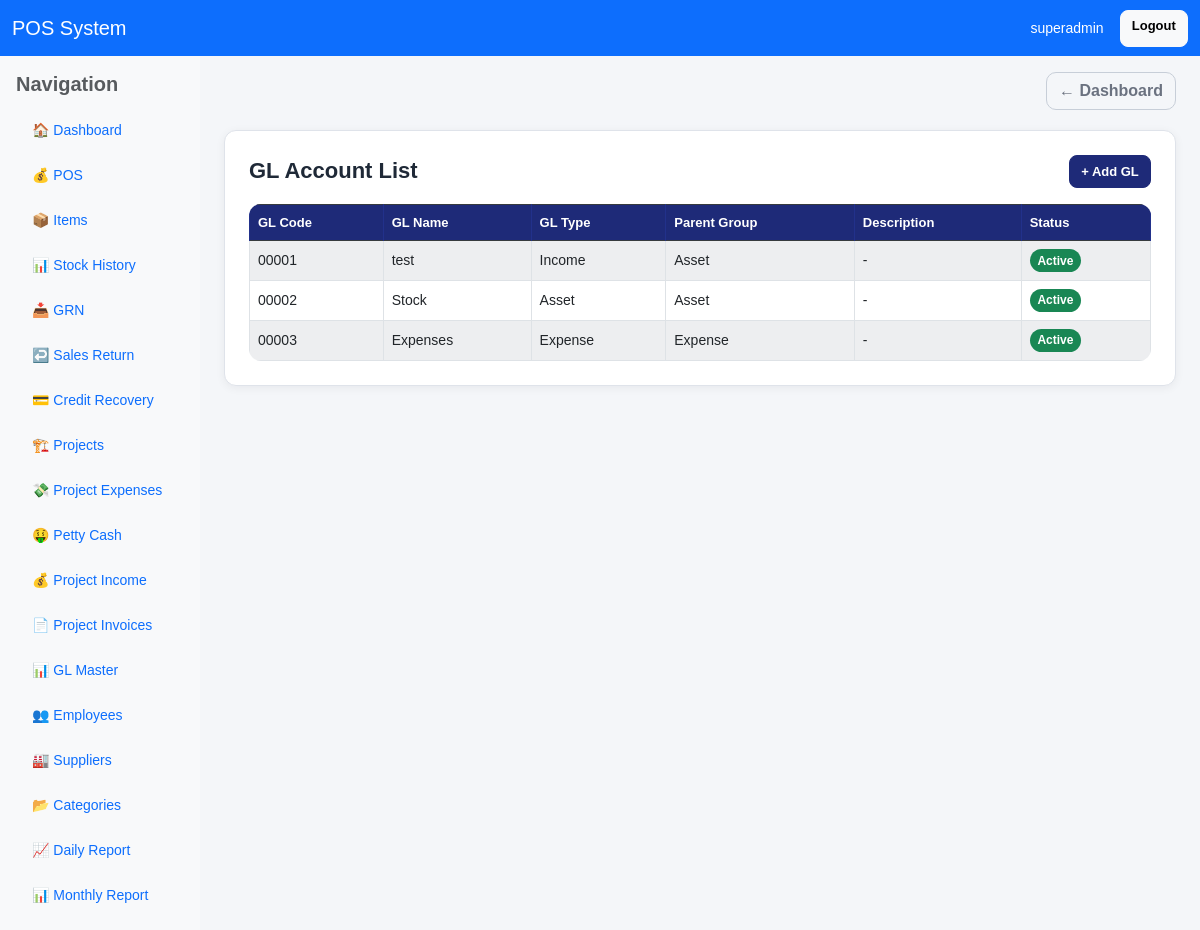
Before: /gl/ (signed in) with the older database file.
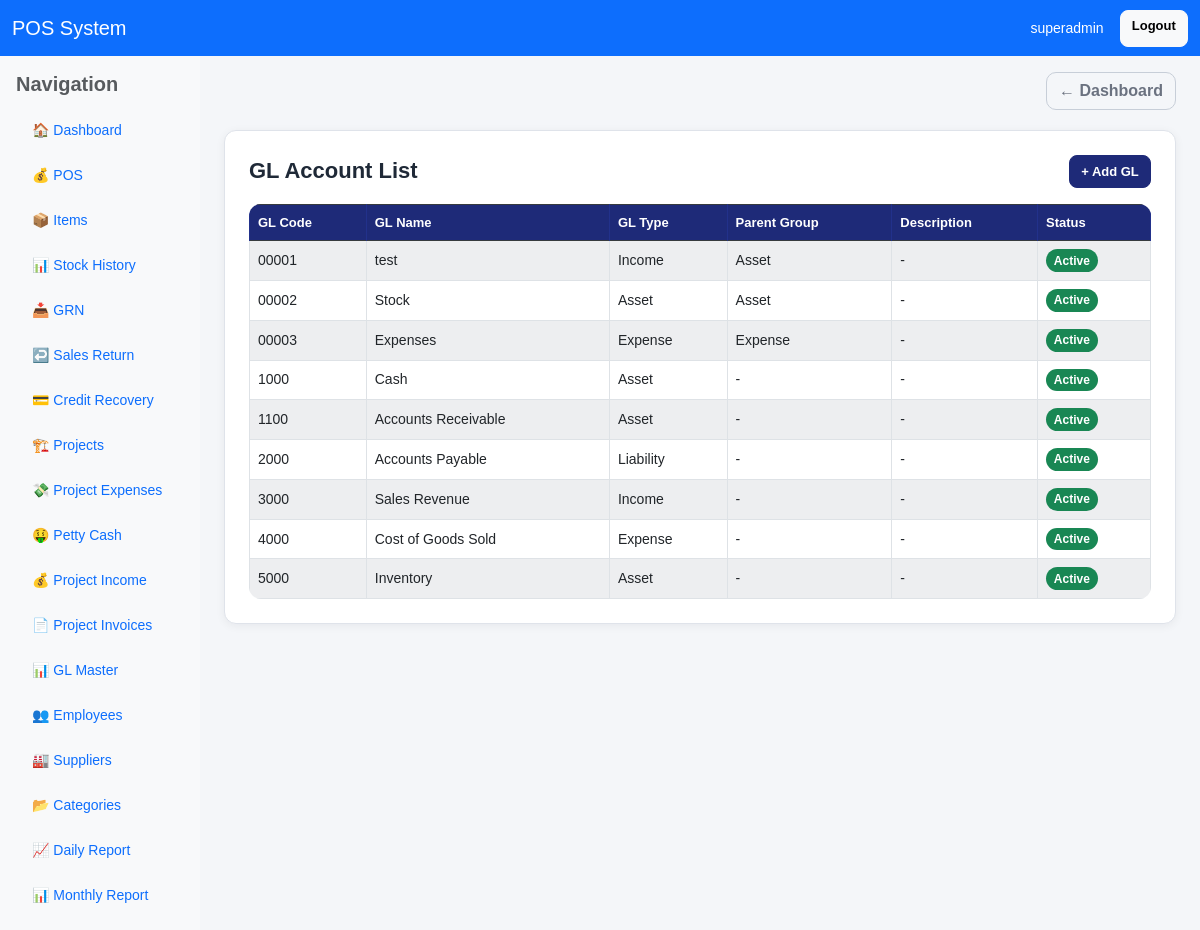
After: the same page with the newer database file.
### pos/models.py (models this page shows, shortened)
class GLMaster(models.Model):
    GL_TYPE_CHOICES = [
        ("asset", "Asset"),
        ("liability", "Liability"),
        ("income", "Income"),
        ("expense", "Expense"),
        ("equity", "Equity"),
    ]
    gl_code = models.CharField(max_length=30, unique=True)
    gl_name = models.CharField(max_length=150)
    gl_type = models.CharField(max_length=20, choices=GL_TYPE_CHOICES)
    parent_group = models.CharField(max_length=150, blank=True, null=True)
    description = models.TextField(blank=True, null=True)
    is_active = models.BooleanField(default=True)
    created_at = models.DateTimeField(auto_now_add=True)
    class Meta:
        ordering = ["gl_code"]

### pos/views.py (the view)
# urls.py: path('gl/', views.gl_list, name='gl_list'),
@user_passes_test(can_use_gl)
def gl_list(request):
    gls = GLMaster.objects.all().order_by("gl_code")
    return render(request, "pos/gl_list.html", {"gl_accounts": gls})

### pos/views.py (called while the page is built)
def is_owner(user):
    return user.is_superuser or user.groups.filter(name__iexact="Owner").exists()

def can_use_gl(user):
    return is_owner(user)

### pos/templates/pos/gl_list.html (shortened to what this page needs)
{% extends "base.html" %}
{% block content %}
<div class="card p-3 p-md-4">
    <div class="app-card-header">
        <h4 class="app-page-title">GL Account List</h4>
        <div>
            <a href="{% url 'add_gl' %}" class="btn btn-primary btn-sm">+ Add GL</a>
        </div>
    </div>
    <div class="table-responsive">
        <table class="table table-bordered table-striped bg-white align-middle">
            <thead class="table-dark">
                <tr>
                    <th>GL Code</th>
                    <th>GL Name</th>
                    <th>GL Type</th>
                    <th>Parent Group</th>
                    <th>Description</th>
                    <th>Status</th>
                </tr>
            </thead>
            <tbody>
                {% for gl in gl_accounts %}
                <tr>
                    <td>{{ gl.gl_code }}</td>
                    <td>{{ gl.gl_name }}</td>
                    <td>{{ gl.get_gl_type_display }}</td>
                    <td>{{ gl.parent_group|default:"-" }}</td>
                    <td>{{ gl.description|default:"-" }}</td>
                    <td>
                        {% if gl.is_active %}
                            <span class="badge bg-success">Active</span>
                        {% else %}
                            <span class="badge bg-danger">Inactive</span>
                        {% endif %}
                    </td>
                </tr>
                {% empty %}
                <tr>
                    <td colspan="6" class="text-center">No GL accounts found</td>
                </tr>
                {% endfor %}
            </tbody>
        </table>
    </div>
</div>
{% endblock %}

Changed rows visible on the page:
added GLMaster: gl_code "1000", gl_name "Cash", gl_type "Asset", parent_group "-", description "-", is_active "Active"
added GLMaster: gl_code "1100", gl_name "Accounts Receivable", gl_type "Asset", parent_group "-", description "-", is_active "Active"
added GLMaster: gl_code "2000", gl_name "Accounts Payable", gl_type "Liability", parent_group "-", description "-", is_active "Active"
added GLMaster: gl_code "3000", gl_name "Sales Revenue", gl_type "Income", parent_group "-", description "-", is_active "Active"
added GLMaster: gl_code "4000", gl_name "Cost of Goods Sold", gl_type "Expense", parent_group "-", description "-", is_active "Active"
added GLMaster: gl_code "5000", gl_name "Inventory", gl_type "Asset", parent_group "-", description "-", is_active "Active"
